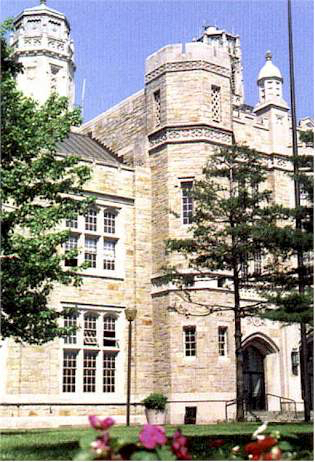
#> input picture gillet.jpg, 315 x 462 px
$ python kmeans_clustering.py
#> lines starting #> are read from the running program, lines starting #| are printed output that depends on the picture; long printed decimals are rounded
#JOSEPH ANGELETTI
#PROFESSOR MEGAN OWEN
#DATA SCIENCE - HW11:3
#05/04/2017

import numpy as np
import matplotlib.pyplot as plt
from sklearn.cluster import KMeans
from sklearn.utils import shuffle

gillet = plt.imread("gillet.jpg")
#> gillet is the input picture: shape (462, 315, 3); mean R, G, B 156, 152.4, 147.8

# Convert to floats instead of the default 8 bits integer coding. Dividing by
# 255 is important so that plt.imshow behaves works well on float data (need to
# be in the range [0-1])
gillet = np.array(gillet, dtype=np.float64) / 255

# Load Image and transform to a 2D numpy array.
w, h, d = original_shape = tuple(gillet.shape)
#> w = 462; h = 315; d = 3; original_shape = (462, 315, 3)
assert d == 3
image_array = np.reshape(gillet, (w * h, d))

#fitting model on small subset of data
image_array_sample = shuffle(image_array, random_state=0)[:1000]
#> image_array_sample = 1000 rows, first 8: [0.961, 0.831, 0.757], [0.878, 0.78, 0.659], [0.533, 0.153, 0.18], [0.922, 0.886, 0.867], [0.0431, 0, 0], [0.878, 0.816, 0.827], [0.212, 0.263, 0.161], [0.153, 0.239, 0.0902]
kmeans = KMeans(n_clusters=5, random_state=0).fit(image_array_sample)
print(kmeans.cluster_centers_)
#| [[0.7414 0.6865 0.6086]
#|  [0.1677 0.161 0.1098 ]
#|  [0.4488 0.4278 0.3627]
#|  [0.9471 0.9068  0.8542]
#|  [0.6065 0.6773 0.9516]]

# Get labels for all points
#Predicting color indices on the full image (k-means)
labels = kmeans.predict(image_array)
print(labels)
#> (printed output is left out)

def recreate_image(codebook, labels, w, h):
    """Recreate the (compressed) image from the code book & labels"""
#> called with codebook = array of shape (5, 3), labels = array of shape (145530,), w = 462, h = 315
    d = codebook.shape[1]
    image = np.zeros((w, h, d))
    label_idx = 0
    for i in range(w):
        for j in range(h):
            image[i][j] = codebook[labels[label_idx]]
            label_idx += 1
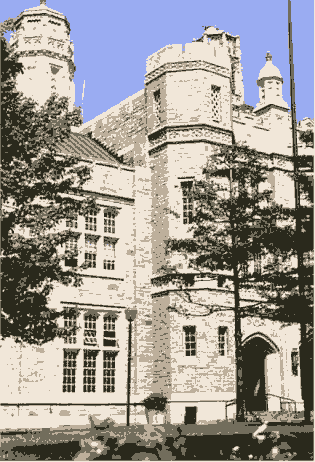
#> image: shape (462, 315, 3) float64; mean of channels 0, 1, 2 0.616, 0.598, 0.582; drawn as R, G, B
#> after the loop, label_idx = 145530
    return image

def clustered_image(codebook, labels, w, h):
#> called with codebook = array of shape (5, 3), labels = array of shape (145530,), w = 462, h = 315
    d = codebook.shape[1]
    image = np.zeros((w, h, d))
    label_idx = 0
    labels.sort()
    for i in range(w):
        for j in range(h):
            image[i][j] = codebook[labels[label_idx]]
            label_idx += 1
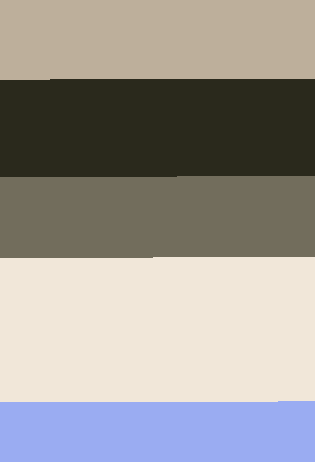
#> image: shape (462, 315, 3) float64; mean of channels 0, 1, 2 0.616, 0.598, 0.582; drawn as R, G, B
#> after the loop, label_idx = 145530
    return image

# Display all results, alongside original image
plt.figure(1)
plt.clf()
ax = plt.axes([0, 0, 1, 1])
plt.axis('off')
plt.title('Original image')
plt.imshow(gillet)

plt.figure(2)
plt.clf()
ax = plt.axes([0, 0, 1, 1])
plt.axis('off')
plt.title('5 colors image')
plt.imshow(recreate_image(kmeans.cluster_centers_, labels, w, h))

plt.figure(3)
plt.clf()
ax = plt.axes([0, 0, 1, 1])
plt.axis('off')
plt.title('Clustered segment')
plt.imshow(clustered_image(kmeans.cluster_centers_, labels, w, h))

plt.show()

$ run again, with angelettiHW11-cluster.png saved as gillet.jpg
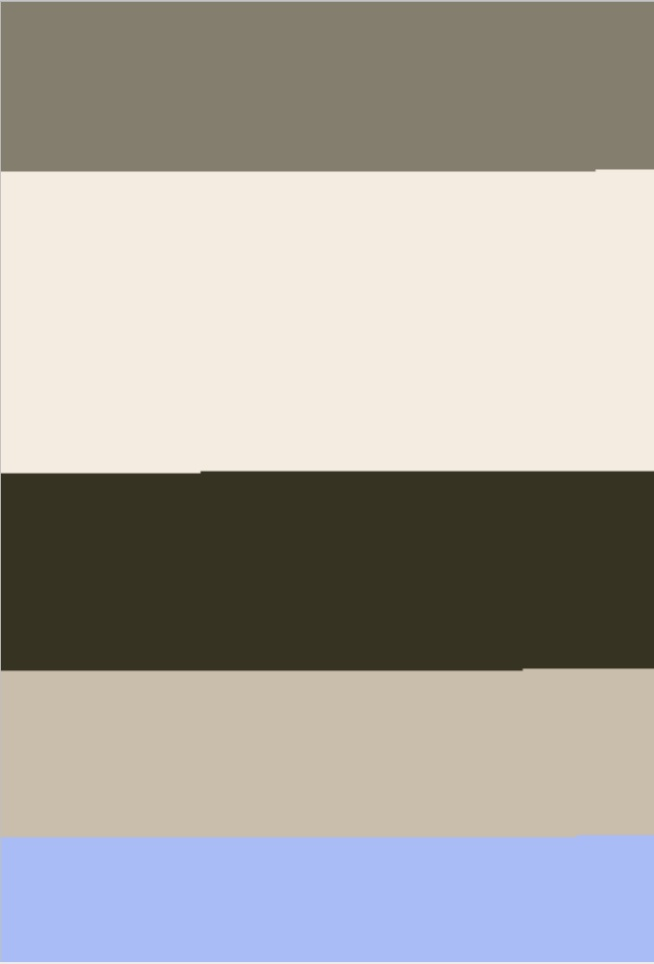
#> input picture angelettiHW11-cluster.png, 654 x 964 px
#> gillet is the input picture: shape (964, 654, 3); mean R, G, B 167.9, 164.3, 159
#> image_array_sample = 1000 rows, first 8: [0.957, 0.925, 0.882], [0.957, 0.925, 0.882], [0.506, 0.498, 0.447], [0.212, 0.2, 0.133], [0.957, 0.925, 0.882], [0.702, 0.698, 0.682], [0.212, 0.2, 0.133], [0.518, 0.494, 0.431]
#| [[0.9568 0.9255 0.8823]
#|  [0.2119 0.1999 0.1333]
#|  [0.5175 0.4943 0.4316]
#|  [0.786 0.7446  0.6773 ]
#|  [0.6631 0.7372 0.9639]]
#> (printed output is left out)
#> after the loop in recreate_image, `for i in range(w):`: label_idx = 630456
#> after the loop in clustered_image, `for i in range(w):`:
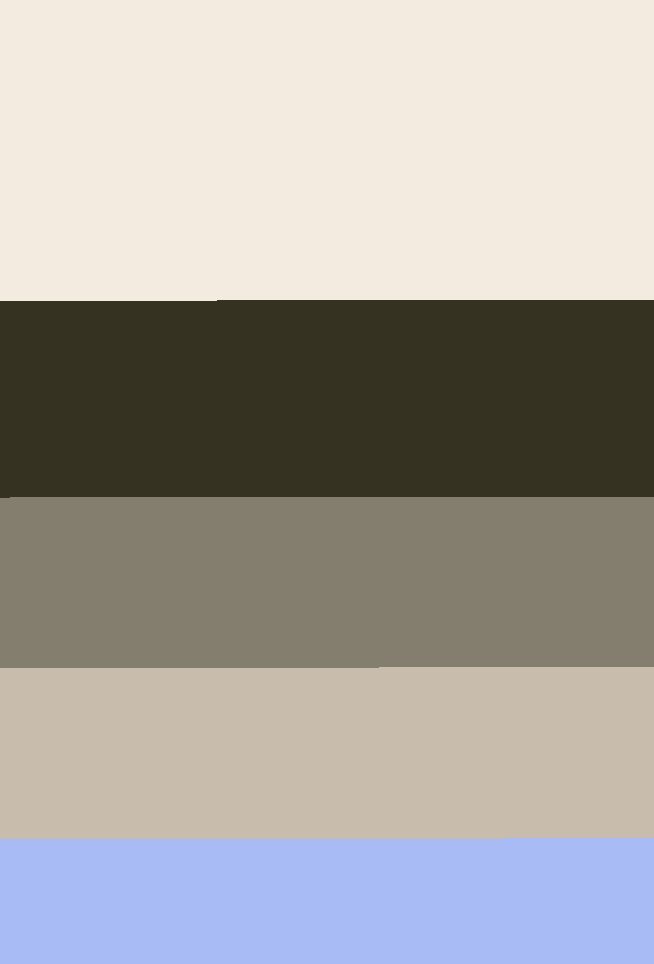
#> image: shape (964, 654, 3) float64; mean of channels 0, 1, 2 0.659, 0.645, 0.624; drawn as R, G, B
